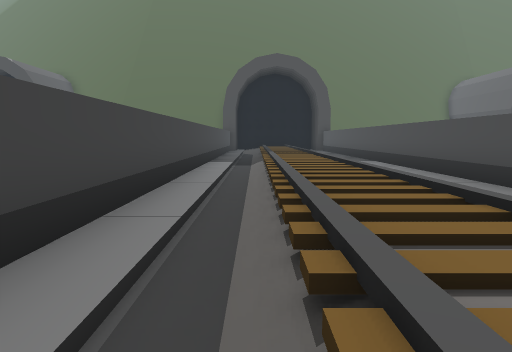
view 1 (above)

14 first-person views from a walk through a 3-D level made in the Unity game engine. The camera is 1.5 m above the floor, tilts 6° down and sees 70° across. The floor is counted in squares, 2 m on a side. Each view is taken from the middle of a square. On the plan, view 1 faces up. The plan holds only what a view shows up to about 11 squares ahead; the rest is blank. The place goes on beyond the plan. The player is left out.

view 2
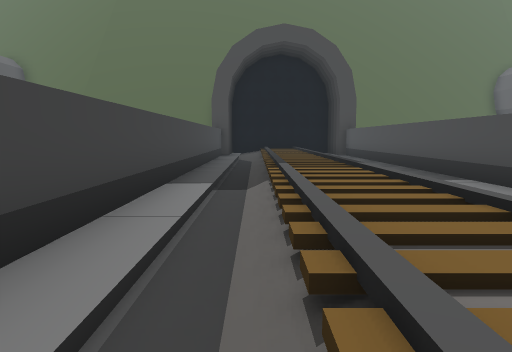

view 3
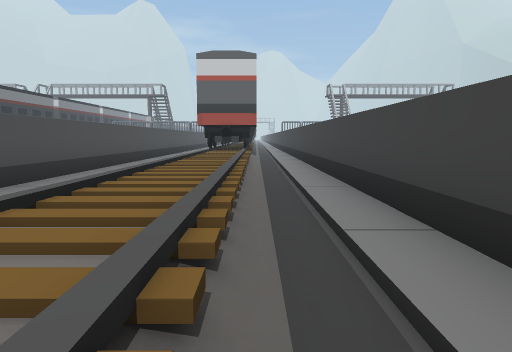

view 4
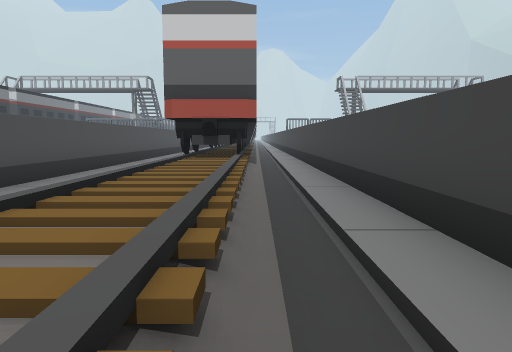

view 5
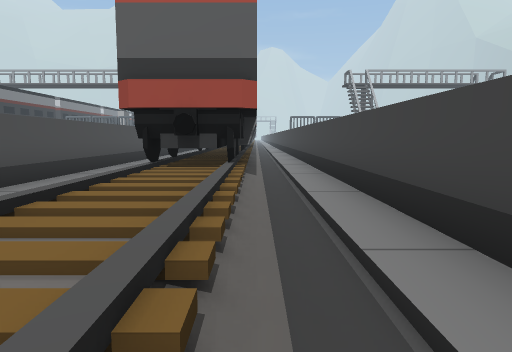

view 6
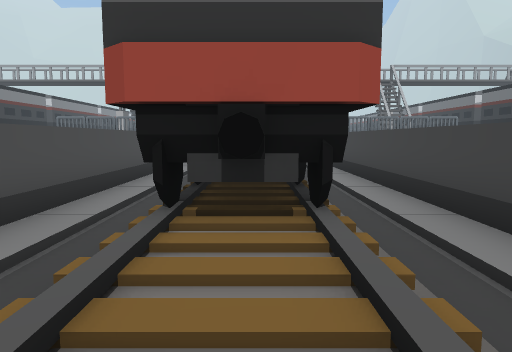

view 7
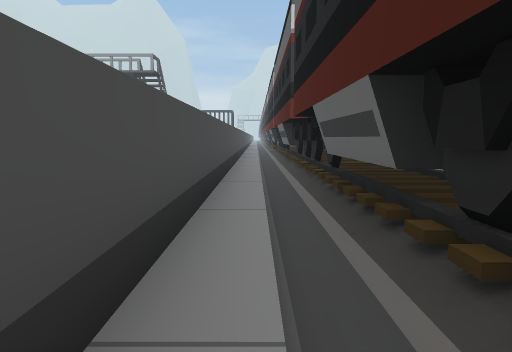

view 8
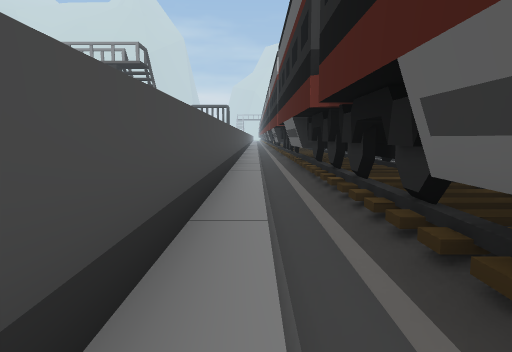

view 9
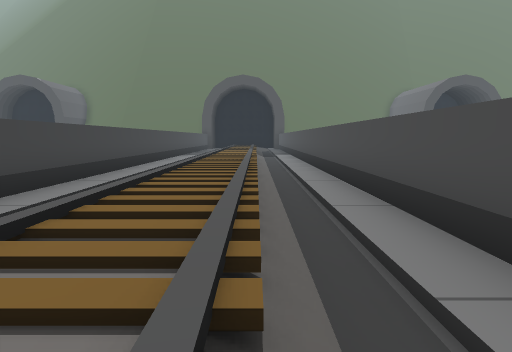

view 10
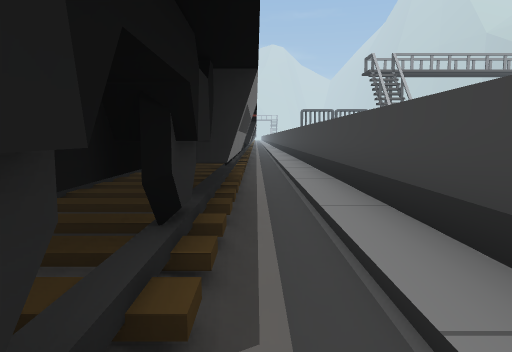

view 11
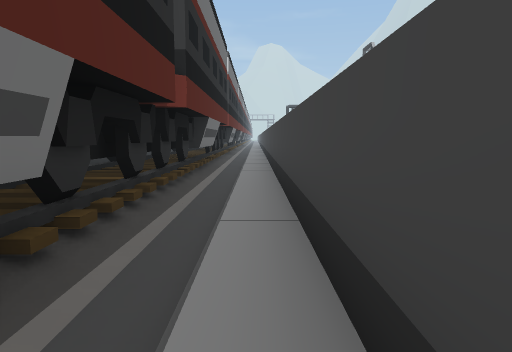

view 12
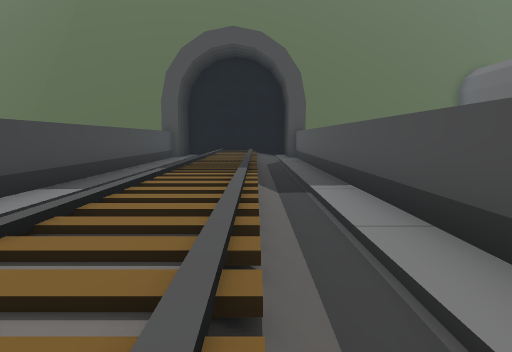

view 13
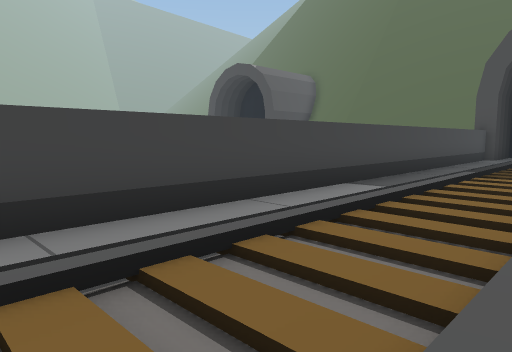

view 14
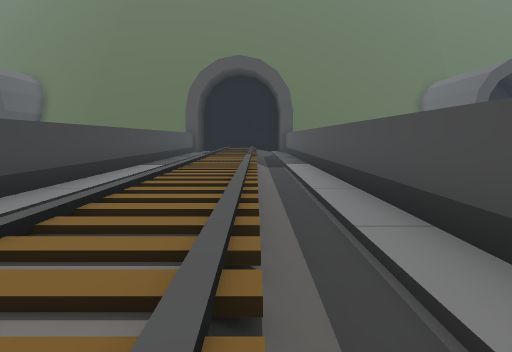

### Floor plan
Key: @ floor where view 1 was taken; # wall or solid block; . floor; / step, stairs or slope.
Columns run from 2 left of view 1 to 4 right of it. Each row starts with its distance up from view 1.
 16 #.////#
 15 #.////#
 14 #.////#
 13 #.////#
 12 #.////#
 11 #.////#
 10 #.////#
  9 #.////#
  8 #.////#
  7 #.////#
  6 #.////#
  5 #.////#
  4 #.////#
  3 #.////#
  2 #.////#
  1 #.////#
  0 #.@///#
 -1 #.////#
 -2 #.////#
 -3 #.////#
 -4 #.////#
 -5 #.////#
 -6 #.////#
 -7 #.////#
 -8 #./##/#
 -9 #./##/#
-10 #./##/#
-11 #.###/#
-12 #.###/#
-13 #.###/#
-14 #./##/#
-15 #./##/#
-16 #./##/#
-17 #./##/#
-18 #./##/#

Positions as (right, up) in squares from view 1, and headings:
1: (0, 0), facing up
2: (0, 5), facing up
3: (0, 6), facing down
4: (0, 1), facing down
5: (0, -2), facing down
6: (1, -5), facing down
7: (3, -8), facing down
8: (3, -11), facing down
9: (2, -6), facing up
10: (0, -8), facing down
11: (-1, -11), facing down
12: (2, 5), facing up
13: (2, 5), facing up-left
14: (2, 0), facing up
